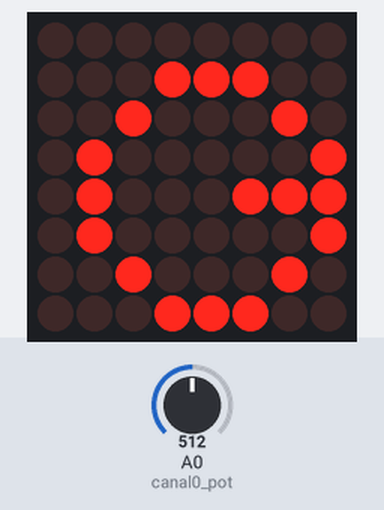
A sketch run on a simulated Arduino Uno, built with avr-gcc and run on an emulated ATmega328P. On the bench: 8×8 LED matrix. The inputs (shaded band) are chosen by the test bench; at power-on: A0 (canal0_pot) = 512. What the sketch prints to the serial monitor is not drawn.

Above: at 1.0 s.
At 2.6 s:
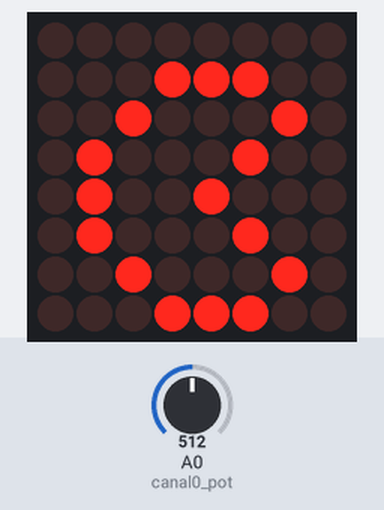

The sketch:

Matriz_led.ino
```cpp
#include <LedControl.h>

//Directivas de preprocesador
#define din_matrix  3  //Pin 3 del ardu al din
#define cs_matrix   2  //Pin 2 del ardu al cs
#define clk_matrix  4  //Pin 4 del ardu al clk
#define canal0_pot A0 // Pin A0 del arduino

// Constructores
LedControl matrixJulian = LedControl(din_matrix, clk_matrix, cs_matrix, 1);


// Variables
unsigned int valor_adc_pot;
unsigned int tiempo_ajustable;

byte pacman_open[8]= {

  B00000000,
  B00011100,
  B00100010,
  B01000100,
  B01001000,
  B01000100,
  B00100010,
  B00011100,

};

byte pacman_close[8] = {
  B00000000,
  B00011100,
  B00100010,
  B01000001,
  B01000111,
  B01000001,
  B00100010,
  B00011100,
};


void setup() {

  Serial.begin(9600);
  matrixJulian.shutdown(0, false);
  matrixJulian.setIntensity(0,15);
  matrixJulian.clearDisplay(0);
  Serial.println("Uso de matriz");

}

void loop() {

  valor_adc_pot = analogRead(canal0_pot);
  tiempo_ajustable = map(valor_adc_pot, 0, 1023, 100, 1700);

  boca_abierta();
  delay(tiempo_ajustable);
  boca_cerrada();
  delay(tiempo_ajustable);

}

void boca_abierta () {

  for(int i=0; i<8; i++) {

      matrixJulian.setRow(0,i, pacman_open[i]);

   }

}

void boca_cerrada (){

    for(int i=0; i<8; i++) {

      matrixJulian.setRow(0,i, pacman_close[i]);

    }

}
 
```

Measured:
- what the display in image 0 shows lasts 0.9 s, from 0.9 s to 1.8 s
